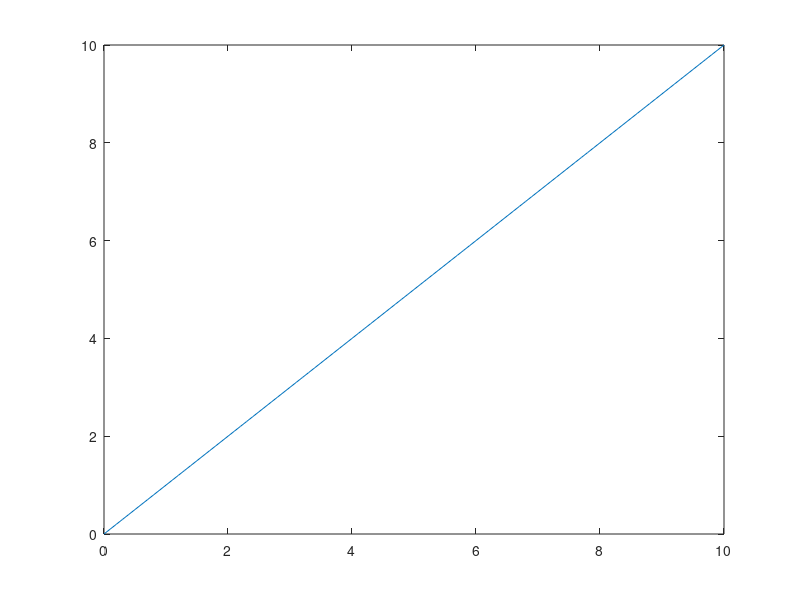

Write MATLAB code to recreate this figure.
time=0:0.1:10;
tau=1;
V1=1-exp(-time/tau);
V2=time/tau;
V3=tau*time;
V4=(tau^2)*time;
plot(time,V1)
plot(time,V2)
plot(time,V3)
plot(time,V4)